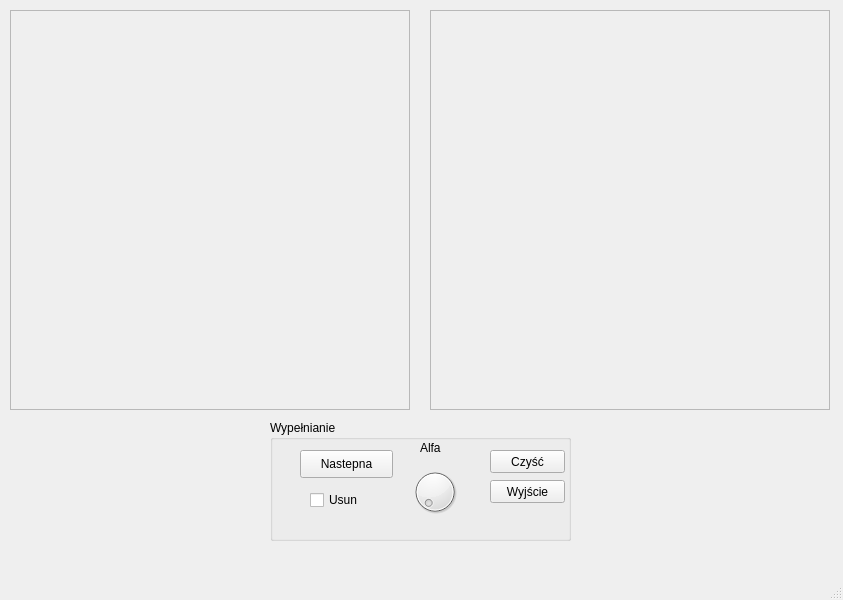
<?xml version="1.0" encoding="UTF-8"?>
<ui version="4.0">
 <class>MainWindow</class>
 <widget class="QMainWindow" name="MainWindow">
  <property name="geometry">
   <rect>
    <x>0</x>
    <y>0</y>
    <width>843</width>
    <height>600</height>
   </rect>
  </property>
  <property name="windowTitle">
   <string>MainWindow</string>
  </property>
  <widget class="QWidget" name="centralWidget">
   <widget class="QFrame" name="rysujFrame">
    <property name="geometry">
     <rect>
      <x>10</x>
      <y>10</y>
      <width>400</width>
      <height>400</height>
     </rect>
    </property>
    <property name="frameShape">
     <enum>QFrame::StyledPanel</enum>
    </property>
    <property name="frameShadow">
     <enum>QFrame::Raised</enum>
    </property>
   </widget>
   <widget class="QGroupBox" name="groupBox">
    <property name="geometry">
     <rect>
      <x>270</x>
      <y>420</y>
      <width>301</width>
      <height>121</height>
     </rect>
    </property>
    <property name="title">
     <string>Wypełnianie</string>
    </property>
    <widget class="QPushButton" name="cleanButton">
     <property name="geometry">
      <rect>
       <x>220</x>
       <y>30</y>
       <width>75</width>
       <height>23</height>
      </rect>
     </property>
     <property name="text">
      <string>Czyść</string>
     </property>
    </widget>
    <widget class="QPushButton" name="exitButton">
     <property name="geometry">
      <rect>
       <x>220</x>
       <y>60</y>
       <width>75</width>
       <height>23</height>
      </rect>
     </property>
     <property name="text">
      <string>Wyjście</string>
     </property>
    </widget>
    <widget class="QPushButton" name="pushButton">
     <property name="geometry">
      <rect>
       <x>30</x>
       <y>30</y>
       <width>93</width>
       <height>28</height>
      </rect>
     </property>
     <property name="text">
      <string>Nastepna</string>
     </property>
    </widget>
    <widget class="QCheckBox" name="checkBox">
     <property name="geometry">
      <rect>
       <x>40</x>
       <y>70</y>
       <width>81</width>
       <height>20</height>
      </rect>
     </property>
     <property name="text">
      <string>Usun</string>
     </property>
    </widget>
    <widget class="QLabel" name="label">
     <property name="geometry">
      <rect>
       <x>150</x>
       <y>20</y>
       <width>31</width>
       <height>16</height>
      </rect>
     </property>
     <property name="text">
      <string>Alfa</string>
     </property>
    </widget>
    <widget class="QDial" name="dial">
     <property name="geometry">
      <rect>
       <x>140</x>
       <y>40</y>
       <width>50</width>
       <height>64</height>
      </rect>
     </property>
     <property name="maximum">
      <number>359</number>
     </property>
    </widget>
   </widget>
   <widget class="QFrame" name="rysujFrame_2">
    <property name="geometry">
     <rect>
      <x>430</x>
      <y>10</y>
      <width>400</width>
      <height>400</height>
     </rect>
    </property>
    <property name="frameShape">
     <enum>QFrame::StyledPanel</enum>
    </property>
    <property name="frameShadow">
     <enum>QFrame::Raised</enum>
    </property>
   </widget>
  </widget>
  <widget class="QMenuBar" name="menuBar">
   <property name="geometry">
    <rect>
     <x>0</x>
     <y>0</y>
     <width>843</width>
     <height>26</height>
    </rect>
   </property>
  </widget>
  <widget class="QStatusBar" name="statusBar"/>
 </widget>
 <layoutdefault spacing="6" margin="11"/>
 <resources/>
 <connections/>
</ui>
